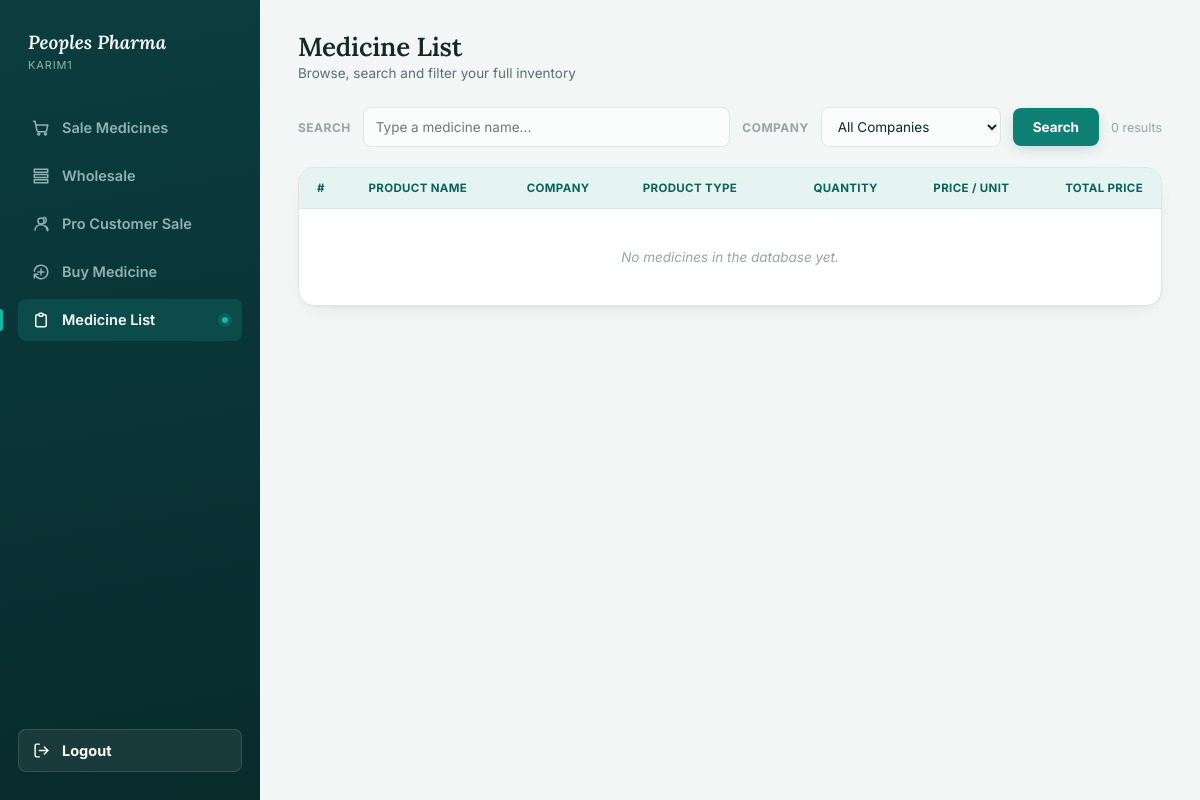
The page /medicine-list/ (signed in) on the database as committed earlier.
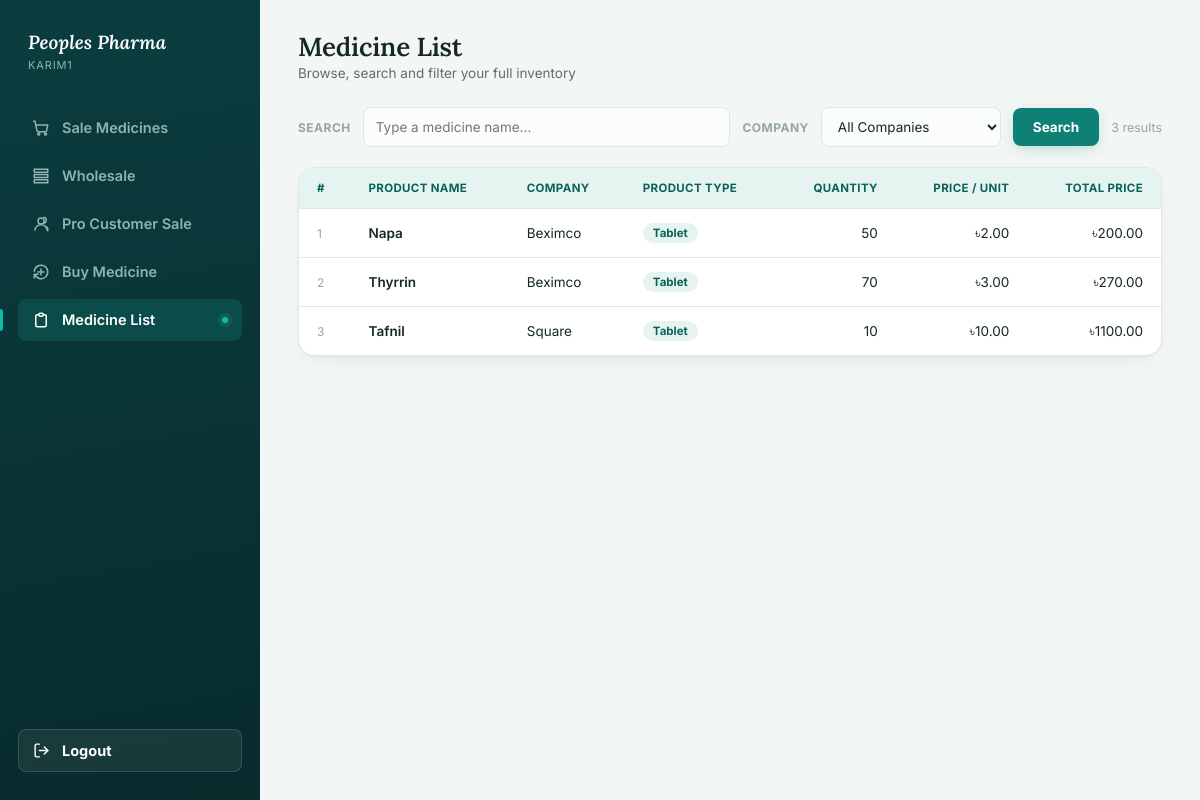
The same page on the database as committed later.
### pharmacy/models.py (models this page shows, shortened)
class Medicine(models.Model):
    name = models.CharField(max_length=150)
    company = models.CharField(max_length=150)
    product_type = models.CharField(max_length=50)
    quantity = models.PositiveBigIntegerField()
    price_per_unit = models.DecimalField(max_digits=10,decimal_places=2)
    total_price = models.DecimalField(max_digits=10,decimal_places=2)
    total_dis_price = models.DecimalField(max_digits=10,decimal_places=2,default=0.00)

### pharmacy/views.py (the view)
# urls.py: path('medicine-list/',views.medicine_list,name='medicine_list'),
@login_required
def medicine_list(request):
    search = request.GET.get('search','').strip()
    company = request.GET.get('company','').strip()
    medicines = Medicine.objects.all()
    if search:
        medicines = medicines.filter(name__icontains=search)
    if company:
        medicines = medicines.filter(company__iexact=company)
    companies = Medicine.objects.values_list(
        'company', flat=True
    ).distinct().order_by('company')
    return render(request, 'pharmacy/medicine-list.html', {
        'medicines': medicines,
        'companies': companies,
        'search': search,
        'selected_company': company,
    })

### pharmacy/templates/pharmacy/medicine-list.html (shortened to what this page needs)
{% load static %}
<!DOCTYPE html>
<html lang="en">
<head>
  <link rel="stylesheet" href="{% static 'Style/medicine_list.css' %}">
</head>
<body>
<div class="app">
  <aside class="sidebar">
    <div class="brand">
      <div class="brand__text">
        <h1>Peoples Pharma</h1>
        <span>{{ request.user.username }}</span>
      </div>
    </div>
    <ul class="nav">
      <li><a href="{% url 'pharmacy:sale_medicines' %}" class="nav__link">
        <svg viewBox="0 0 24 24" width="20" height="20" fill="none" stroke="currentColor" stroke-width="2" stroke-linecap="round" stroke-linejoin="round"><circle cx="9" cy="20" r="1.4"/><circle cx="18" cy="20" r="1.4"/><path d="M2 3h2l2.6 12.3a2 2 0 0 0 2 1.7h8.8a2 2 0 0 0 2-1.6L21 8H6"/></svg>
        Sale Medicines
      </a></li>
      <li><a href="{% url 'pharmacy:wholesale' %}" class="nav__link">
        <svg viewBox="0 0 24 24" width="20" height="20" fill="none" stroke="currentColor" stroke-width="2" stroke-linecap="round" stroke-linejoin="round"><path d="M3 3h18v4H3zM3 10h18v4H3zM3 17h18v4H3z"/></svg>
        Wholesale
      </a></li>
      <li><a href="{% url 'pharmacy:pro_customer_sale' %}" class="nav__link">
        <svg viewBox="0 0 24 24" width="20" height="20" fill="none" stroke="currentColor" stroke-width="2" stroke-linecap="round" stroke-linejoin="round"><circle cx="12" cy="8" r="4"/><path d="M4 20c0-4 3.6-7 8-7s8 3 8 7"/><path d="M16 3.13a4 4 0 0 1 0 7.75"/><path d="M21 21v-2a4 4 0 0 0-3-3.85"/></svg>
        Pro Customer Sale
      </a></li>
      <li><a href="{% url 'pharmacy:update_medicine' %}" class="nav__link">
        <svg viewBox="0 0 24 24" width="20" height="20" fill="none" stroke="currentColor" stroke-width="2" stroke-linecap="round" stroke-linejoin="round"><path d="M12 8v8M8 12h8"/><path d="M3.05 11a9 9 0 1 1 .5 4m-.5 5v-5h5"/></svg>
        Buy Medicine
      </a></li>
      <li><a href="{% url 'pharmacy:medicine_list' %}" class="nav__link is-active">
        <svg viewBox="0 0 24 24" width="20" height="20" fill="none" stroke="currentColor" stroke-width="2" stroke-linecap="round" stroke-linejoin="round"><path d="M9 5H7a2 2 0 0 0-2 2v12a2 2 0 0 0 2 2h10a2 2 0 0 0 2-2V7a2 2 0 0 0-2-2h-2M9 5a2 2 0 0 0 2 2h2a2 2 0 0 0 2-2M9 5a2 2 0 0 1 2-2h2a2 2 0 0 1 2 2"/></svg>
        Medicine List
        <span class="nav__pulse"></span>
      </a></li>
    </ul>
    <div class="sidebar__spacer"></div>
    <a href="{% url 'pharmacy:logout' %}" class="nav__logout">
      <svg viewBox="0 0 24 24" width="20" height="20" fill="none" stroke="currentColor" stroke-width="2" stroke-linecap="round" stroke-linejoin="round"><path d="M9 21H5a2 2 0 0 1-2-2V5a2 2 0 0 1 2-2h4"/><path d="M16 17l5-5-5-5"/><path d="M21 12H9"/></svg>
      Logout
    </a>
  </aside>
  <main class="main">
    <div class="topbar">
      <div>
        <h2>Medicine List</h2>
        <p>Browse, search and filter your full inventory</p>
      </div>
    </div>
    <form method="get" action="{% url 'pharmacy:medicine_list' %}">
      <div class="filter-bar">
        <label>Search</label>
        <div class="search-wrapper">
          <input
            type="text"
            id="searchInput"
            name="search"
            placeholder="Type a medicine name..."
            value="{{ search }}"
            autocomplete="off"
          >
        </div>
        <label>Company</label>
        <select name="company" id="companyFilter" onchange="this.form.submit()">
          <option value="">All Companies</option>
        </select>
        <button type="submit" class="btn-add">Search</button>
        <span class="result-count">
          {{ medicines|length }} result{{ medicines|length|pluralize }}
        </span>
      </div>
    </form>
    <section class="table-card">
      <table>
        <thead>
          <tr>
            <th>#</th>
            <th>Product Name</th>
            <th>Company</th>
            <th>Product Type</th>
            <th class="num">Quantity</th>
            <th class="num">Price / Unit</th>
            <th class="num">Total Price</th>
          </tr>
        </thead>
        <tbody>
          {% for medicine in medicines %}
          <tr>
            <td style="color:var(--ink-faint); font-size:12px;">
              {{ forloop.counter }}
            </td>
            <td style="font-weight:600;">{{ medicine.name }}</td>
            <td>{{ medicine.company }}</td>
            <td><span class="pill">{{ medicine.product_type }}</span></td>
            <td class="num">
              {{ medicine.quantity }}
            </td>
            <td class="num">৳{{ medicine.price_per_unit }}</td>
            <td class="num">
              ৳{{ medicine.total_price }}
            </td>
          </tr>
          {% empty %}
          <tr>
            <td colspan="7"
              style="text-align:center; color:var(--ink-faint);
                     padding:40px; font-style:italic;">
              {% if search or selected_company %}
                No medicines found matching your filters.
              {% else %}
                No medicines in the database yet.
              {% endif %}
            </td>
          </tr>
          {% endfor %}
        </tbody>
      </table>
    </section>
  </main>
</div>
</body>
</html>

Rows that differ between the two databases and show on the page:
added Medicine: name "Napa", company "Beximco", product_type "Tablet", quantity "50", price_per_unit "2.00", total_price "200.00"
added Medicine: name "Thyrrin", company "Beximco", product_type "Tablet", quantity "70", price_per_unit "3.00", total_price "270.00"
added Medicine: name "Tafnil", company "Square", product_type "Tablet", quantity "10", price_per_unit "10.00", total_price "1100.00"
Other text that changed with them:
{{ medicines|length }}: "0" → "3"
text no longer shown: "No medicines in the database yet."
